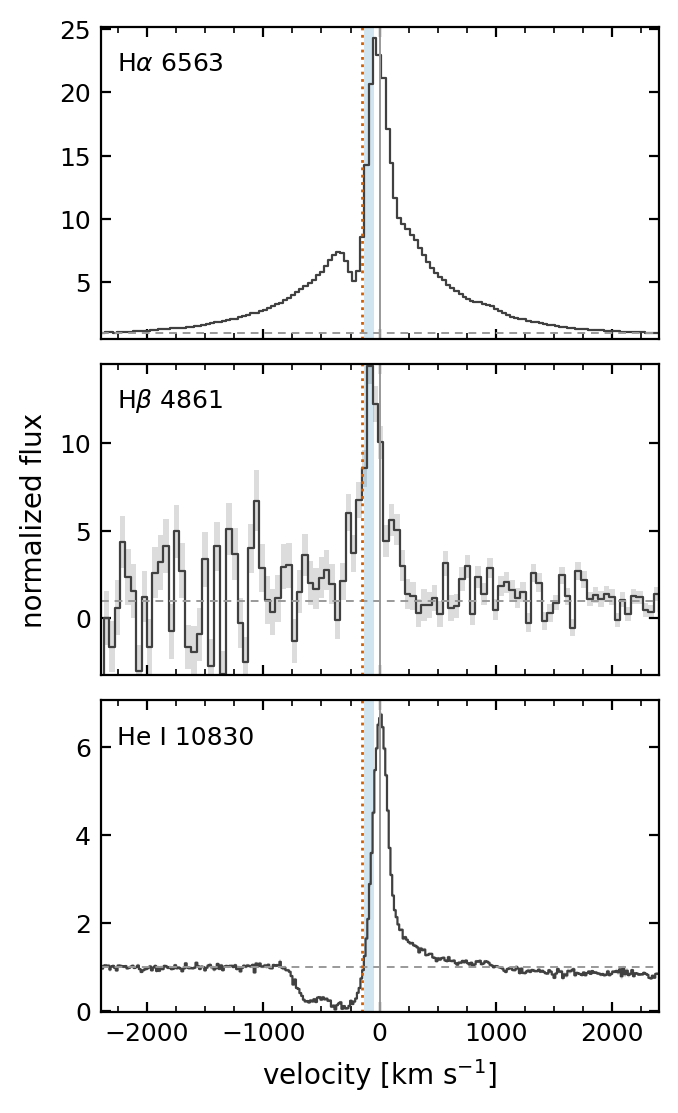

Generate this figure with Python:
#!/usr/bin/env python3
"""E4: search for blueshifted wind absorption in The Egg (Table 3 row 2).

Data: our own MODS-R (Halpha, Hbeta) and FIRE (He I 10830) PyPeIt coadds
(tellcorr, slitcorr, dereddened), the same files the paper fits. z=0.1007.
For each line: normalize by a local continuum fit (linear, from windows at
+-(1500-4000) km/s excluding the line core), plot normalized flux vs velocity.
Markers: v=0, -150 km/s (the de Graaff communication), and the escape bracket
-(44-130) km/s. No decomposition, just the profile as observed.
1-column figure, three stacked panels.
"""
import os
import numpy as np
from astropy.io import fits
import matplotlib
matplotlib.use('Agg')
import matplotlib.pyplot as plt
from matplotlib.ticker import MultipleLocator, AutoMinorLocator

Z = 0.1007
C = 2.998e5
EGG = '/home/omc5226/work/lrdmesa/egg_analysis'

def find(fname):
    for root, _, files in os.walk(EGG):
        if fname in files:
            return os.path.join(root, fname)
    raise FileNotFoundError(fname)

def load(fname):
    with fits.open(find(fname)) as h:
        s = h['SPECTRUM'].data
        w, f, iv, m = (s['wave'].astype(float), s['flux'].astype(float),
                       s['ivar'].astype(float), s['mask'].astype(int))
    good = (m == 1) & (iv > 0) & np.isfinite(f)
    sig = np.where(good, 1 / np.sqrt(np.where(iv > 0, iv, np.inf)), np.nan)
    return w[good] / (1 + Z), f[good], sig[good]

mr = load('J1025+1402_MODSR_coadd1d_tellcorr_slitcorr_dered.fits')
fi = load('J1025+1402_FIRE_coadd1d_tellcorr_calib_dered.fits')

LINES = [(r'H$\alpha$ 6563', 6564.61, mr), (r'H$\beta$ 4861', 4862.68, mr),
         (r'He I 10830', 10833.2, fi)]

fig, axes = plt.subplots(3, 1, figsize=(3.6, 6.4), sharex=True,
                         gridspec_kw={'hspace': 0.08})
for ax, (lab, l0, (w, f, s)) in zip(axes, LINES):
    v = C * (w / l0 - 1)
    sel = np.abs(v) < 4000
    if sel.sum() < 20:
        ax.text(0.5, 0.5, 'no coverage', transform=ax.transAxes, ha='center')
        continue
    vv, ff, ss = v[sel], f[sel], s[sel]
    cont = (np.abs(vv) > 1500)
    p = np.polyfit(vv[cont], ff[cont], 1)
    norm = ff / np.polyval(p, vv)
    nerr = ss / np.polyval(p, vv)
    ax.step(vv, norm, where='mid', color='0.25', lw=0.8)
    ax.fill_between(vv, norm - nerr, norm + nerr, step='mid', color='0.25',
                    alpha=0.18, lw=0)
    ax.axhline(1.0, color='0.6', lw=0.7, ls=(0, (4, 3)))
    ax.axvline(0, color='0.6', lw=0.7)
    ax.axvspan(-130, -44, color='#0173B2', alpha=0.18, lw=0)
    ax.axvline(-150, color='#D55E00', lw=1.0, ls=':')
    ax.text(0.03, 0.86, lab, transform=ax.transAxes, fontsize=9)
    ax.set_xlim(-2400, 2400)
    lo = np.nanpercentile(norm[np.abs(vv) < 2400], 1)
    hi = np.nanpercentile(norm[np.abs(vv) < 2400], 99.7)
    ax.set_ylim(min(0.55, lo - 0.1), hi * 1.06)
    ax.xaxis.set_major_locator(MultipleLocator(1000))
    ax.xaxis.set_minor_locator(AutoMinorLocator(4))
    ax.tick_params(which='both', direction='in', top=True, right=True, labelsize=9)
    # deepest pixel in the blue escape-to-300 window
    win = (vv > -400) & (vv < 0)
    if win.sum() > 3:
        i = np.nanargmin(norm[win])
        print('%s: deepest blue pixel at v=%.0f km/s, depth=%.3f +- %.3f'
              % (lab, vv[win][i], 1 - norm[win][i], nerr[win][i]))
axes[-1].set_xlabel(r'velocity [km s$^{-1}$]', fontsize=10)
axes[1].set_ylabel('normalized flux', fontsize=10)
fig.savefig('e4_egg_absorption.png', dpi=200, bbox_inches='tight')
fig.savefig('e4_egg_absorption.pdf', bbox_inches='tight')
print('saved e4_egg_absorption.png/.pdf')
